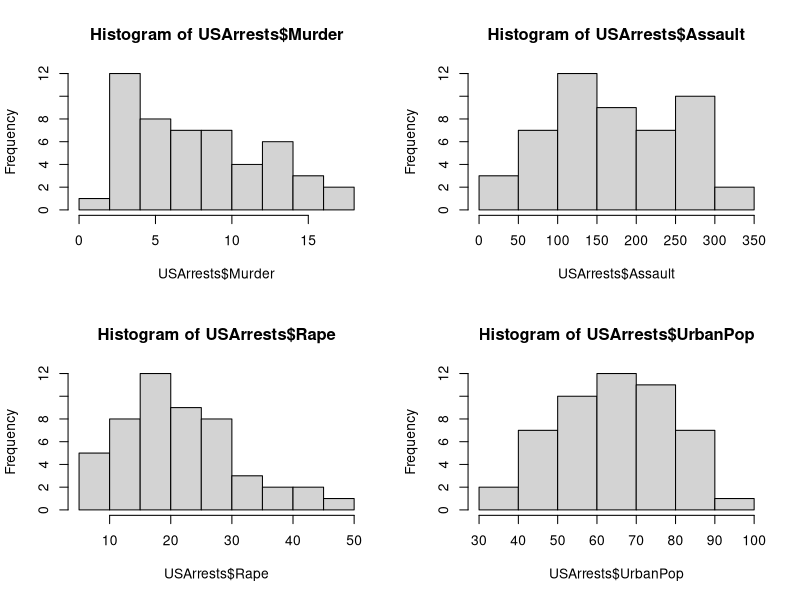

Source code (R):
## ---- chunk 1
library(ggplot2)

par(mfrow = c(2, 2))
hist(USArrests$Murder)
hist(USArrests$Assault)
hist(USArrests$Rape)
hist(USArrests$UrbanPop)
